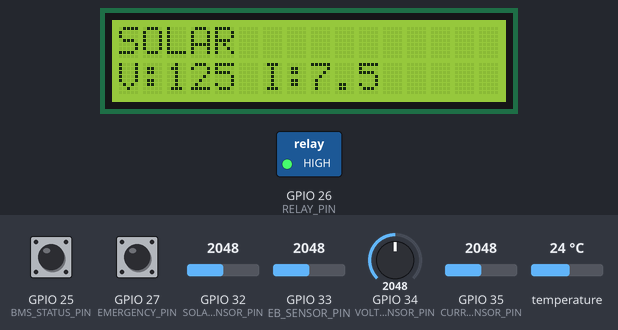
This sketch was run on a simulated ESP32. On the bench: 16×2 character LCD, switched loads named in the sketch (green lamp = pin HIGH). The test bench sets the inputs (shaded band); at power-on: GPIO 35 (CURRENT_SENSOR_PIN) = 2048, GPIO 25 (BMS_STATUS_PIN) HIGH, GPIO 27 (EMERGENCY_PIN) HIGH, GPIO 32 (SOLAR_SENSOR_PIN) = 2048, GPIO 33 (EB_SENSOR_PIN) = 2048, GPIO 34 (VOLTAGE_SENSOR_PIN) = 2048, temperature 24 °C. What the sketch prints to the serial monitor is not drawn.

Above: at 3.3 s.
3.4 s: GPIO 35 (CURRENT_SENSOR_PIN) set to 2687
At 5.8 s:
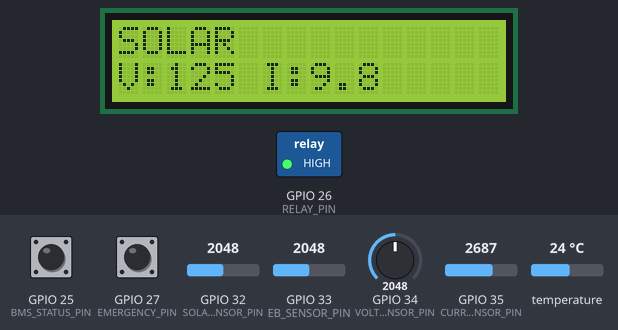
6.1 s: GPIO 35 (CURRENT_SENSOR_PIN) set to 2757
At 6.9 s:
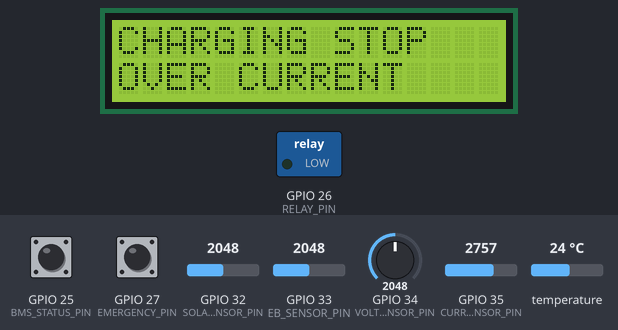
8.6 s: GPIO 25 (BMS_STATUS_PIN) pulled LOW for 2.2 s
At 9.9 s:
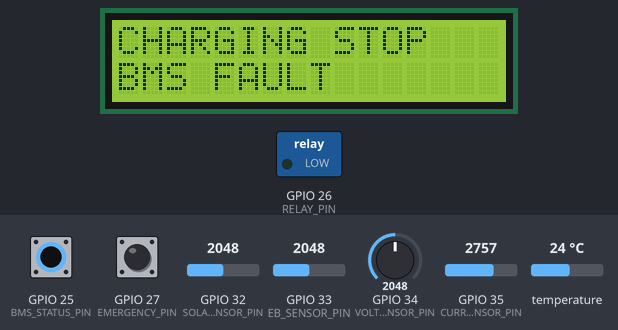
13.5 s: GPIO 27 (EMERGENCY_PIN) pulled LOW for 2.2 s
At 15.9 s:
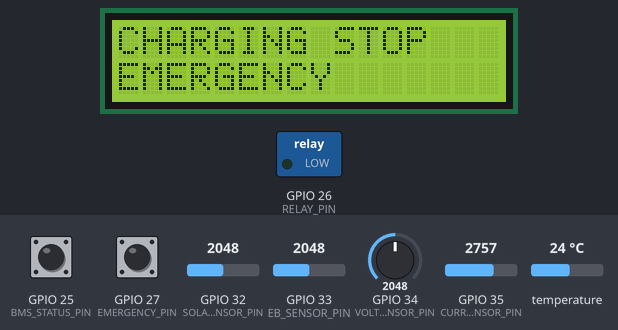
19.1 s: GPIO 35 (CURRENT_SENSOR_PIN) set to 1228
At 20.9 s:
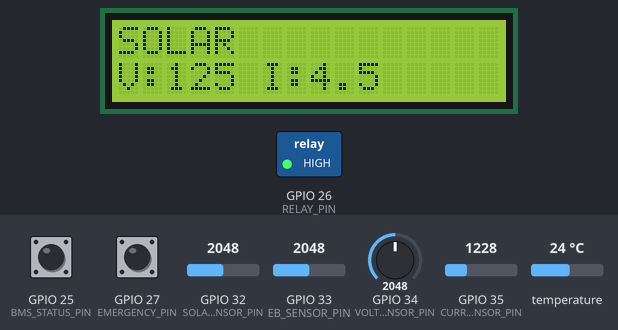
21.9 s: GPIO 32 (SOLAR_SENSOR_PIN) set to 1426
24.4 s: GPIO 32 (SOLAR_SENSOR_PIN) set to 1323
At 26.9 s:
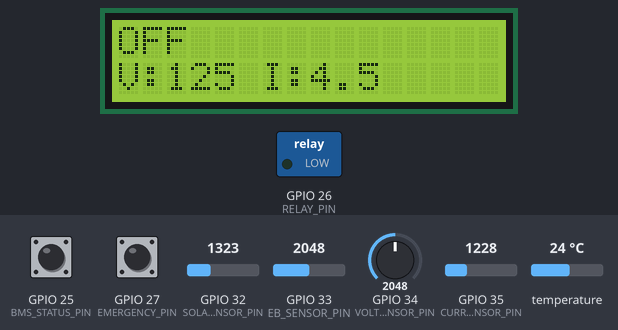
Timing chart, 0 to 28.3 s (numbered marks = the images above; inputs shaded):
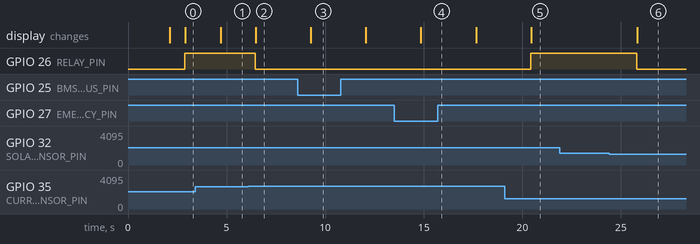

The sketch:

volt__ara_ev_charger.ino
```cpp
#include <Wire.h>
#include <LiquidCrystal_I2C.h>
#include <OneWire.h>
#include <DallasTemperature.h>

// ---------- PIN CONFIGURATION ----------

#define VOLTAGE_SENSOR_PIN 34
#define CURRENT_SENSOR_PIN 35
#define SOLAR_SENSOR_PIN   32
#define EB_SENSOR_PIN      33

#define BMS_STATUS_PIN     25
#define RELAY_PIN          26
#define EMERGENCY_PIN      27

#define TEMP_SENSOR_PIN    4

// ---------- LCD ----------

LiquidCrystal_I2C lcd(0x27, 16, 2);

// ---------- TEMPERATURE SENSOR ----------

OneWire oneWire(TEMP_SENSOR_PIN);
DallasTemperature tempSensor(&oneWire);

// ---------- SAFETY LIMITS ----------

const float MAX_TEMPERATURE = 55.0;
const float WARNING_TEMPERATURE = 45.0;

const float MAX_CURRENT = 10.0;
const float MAX_VOLTAGE = 250.0;

// ---------- VARIABLES ----------

float voltage = 0.0;
float current = 0.0;
float temperature = 0.0;

float solarVoltage = 0.0;
float ebVoltage = 0.0;

String chargingMode = "OFF";

// ---------- SETUP ----------

void setup() {

  Serial.begin(115200);

  pinMode(RELAY_PIN, OUTPUT);
  pinMode(EMERGENCY_PIN, INPUT_PULLUP);
  pinMode(BMS_STATUS_PIN, INPUT_PULLUP);

  digitalWrite(RELAY_PIN, LOW);

  lcd.init();
  lcd.backlight();

  tempSensor.begin();

  lcd.setCursor(0, 0);
  lcd.print("VOLTARA EV");
  lcd.setCursor(0, 1);
  lcd.print("System Start");

  delay(2000);
  lcd.clear();
}

// ---------- MAIN LOOP ----------

void loop() {

  // Read sensors
  readSensors();

  // Emergency switch
  if (digitalRead(EMERGENCY_PIN) == LOW) {
    stopCharging("EMERGENCY");
    return;
  }

  // BMS protection status
  if (digitalRead(BMS_STATUS_PIN) == LOW) {
    stopCharging("BMS FAULT");
    return;
  }

  // Temperature protection
  if (temperature >= MAX_TEMPERATURE) {
    stopCharging("TEMP HIGH");
    return;
  }

  // Over-current protection
  if (current > MAX_CURRENT) {
    stopCharging("OVER CURRENT");
    return;
  }

  // Over-voltage protection
  if (voltage > MAX_VOLTAGE) {
    stopCharging("OVER VOLTAGE");
    return;
  }

  // Temperature warning
  if (temperature >= WARNING_TEMPERATURE) {

    lcd.clear();
    lcd.setCursor(0, 0);
    lcd.print("TEMP WARNING");

    lcd.setCursor(0, 1);
    lcd.print(temperature, 1);
    lcd.print(" C");

    Serial.println("Warning: High temperature");

    delay(1500);
  }

  // Select charging source
  selectChargingMode();

  // Display information
  displayData();

  // Serial monitoring
  printData();

  delay(1000);
}

// ---------- SENSOR READING ----------

void readSensors() {

  tempSensor.requestTemperatures();

  temperature = tempSensor.getTempCByIndex(0);

  voltage = readVoltage();

  current = readCurrent();

  solarVoltage = readSolarVoltage();

  ebVoltage = readEBVoltage();
}

// ---------- VOLTAGE SENSOR ----------

float readVoltage() {

  int rawValue = analogRead(VOLTAGE_SENSOR_PIN);

  // Prototype conversion.
  // Calibrate according to your actual voltage sensor.
  float measuredVoltage =
      (rawValue / 4095.0) * 250.0;

  return measuredVoltage;
}

// ---------- CURRENT SENSOR ----------

float readCurrent() {

  int rawValue = analogRead(CURRENT_SENSOR_PIN);

  // Prototype conversion.
  // Calibrate according to actual INA219/ACS712 sensor.
  float measuredCurrent =
      (rawValue / 4095.0) * 15.0;

  return measuredCurrent;
}

// ---------- SOLAR SENSOR ----------

float readSolarVoltage() {

  int rawValue = analogRead(SOLAR_SENSOR_PIN);

  float measuredSolarVoltage =
      (rawValue / 4095.0) * 12.0;

  return measuredSolarVoltage;
}

// ---------- EB SENSOR ----------

float readEBVoltage() {

  int rawValue = analogRead(EB_SENSOR_PIN);

  float measuredEBVoltage =
      (rawValue / 4095.0) * 250.0;

  return measuredEBVoltage;
}

// ---------- CHARGING MODE ----------

void selectChargingMode() {

  bool solarAvailable = solarVoltage > 4.0;
  bool ebAvailable = ebVoltage > 200.0;

  // Solar + EB Hybrid
  if (solarAvailable && ebAvailable) {

    chargingMode = "HYBRID";

    digitalWrite(RELAY_PIN, HIGH);
  }

  // Solar only
  else if (solarAvailable) {

    chargingMode = "SOLAR";

    digitalWrite(RELAY_PIN, HIGH);
  }

  // EB only
  else if (ebAvailable) {

    chargingMode = "EB";

    digitalWrite(RELAY_PIN, HIGH);
  }

  // No power
  else {

    chargingMode = "OFF";

    digitalWrite(RELAY_PIN, LOW);
  }
}

// ---------- LCD DISPLAY ----------

void displayData() {

  lcd.clear();

  lcd.setCursor(0, 0);
  lcd.print(chargingMode);

  lcd.setCursor(0, 1);

  lcd.print("V:");
  lcd.print(voltage, 0);

  lcd.print(" I:");
  lcd.print(current, 1);
}

// ---------- SAFETY SHUTDOWN ----------

void stopCharging(String reason) {

  digitalWrite(RELAY_PIN, LOW);

  chargingMode = "OFF";

  lcd.clear();

  lcd.setCursor(0, 0);
  lcd.print("CHARGING STOP");

  lcd.setCursor(0, 1);
  lcd.print(reason);

  Serial.print("Charging stopped: ");
  Serial.println(reason);

  delay(2000);
}

// ---------- SERIAL MONITOR ----------

void printData() {

  Serial.println("========== VOLTARA ==========");

  Serial.print("Charging Mode : ");
  Serial.println(chargingMode);

  Serial.print("Voltage       : ");
  Serial.print(voltage);
  Serial.println(" V");

  Serial.print("Current       : ");
  Serial.print(current);
  Serial.println(" A");

  Serial.print("Temperature   : ");
  Serial.print(temperature);
  Serial.println(" C");

  Serial.print("Solar Voltage : ");
  Serial.print(solarVoltage);
  Serial.println(" V");

  Serial.print("EB Voltage    : ");
  Serial.print(ebVoltage);
  Serial.println(" V");

  Serial.println("=============================");
}
```

Measured:
- the behaviour switches between 2730 and 2731 on GPIO 35 (CURRENT_SENSOR_PIN) (found by bisection; images 1 and 2)
- the behaviour switches between 1366 and 1365 on GPIO 32 (SOLAR_SENSOR_PIN) (found by bisection; images 5 and 6)
- after the input at 3.4 s, the display: changes after 1.3 s (image 1)
- after the input at 6.1 s, GPIO 26 (RELAY_PIN): HIGH → LOW after 0.36 s; the display: changes after 0.39 s (image 2)
- after the input at 8.6 s, the display: changes after 0.68 s (image 3)
- after the input at 13.5 s, the display: changes after 1.4 s (image 4)
- after the input at 19.1 s, GPIO 26 (RELAY_PIN): LOW → HIGH after 1.3 s; the display: changes after 1.3 s (image 5)
- after the input at 21.9 s, every drawn part: stays the same
- after the input at 24.4 s, GPIO 26 (RELAY_PIN): HIGH → LOW after 1.4 s; the display: changes after 1.4 s (image 6)
